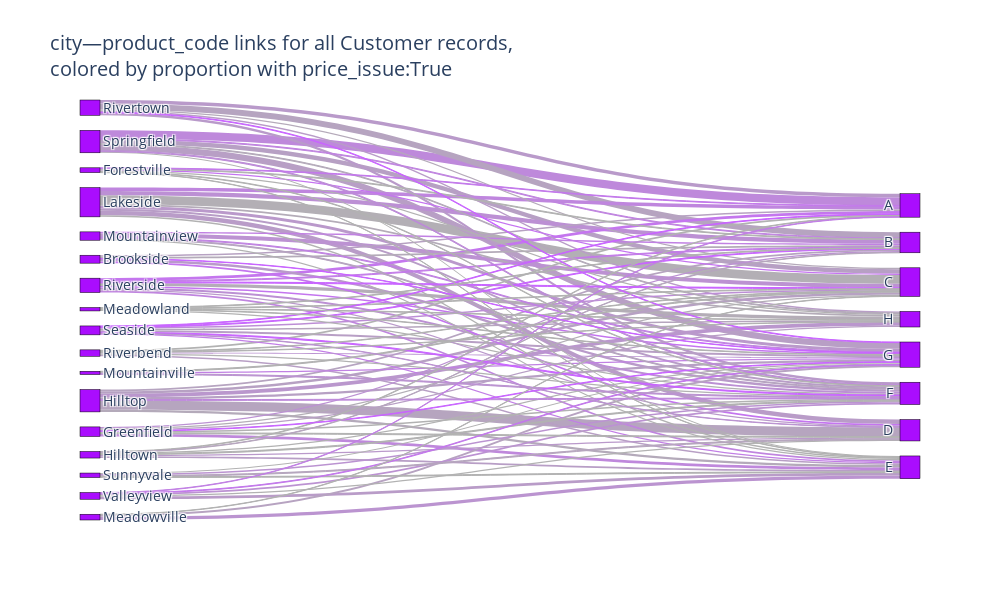

The notebook cell this image was saved under:
### Code cell
# Create example alluvial/flow chart of city-product relationships
flow_chart, flow_chart_df = acd.get_flow_chart_fig(
    selection=[], # Prefilter the dataset by adding attribute values here
    source_attribute="city",
    target_attribute="product_code",
    highlight_attribute="price_issue:True",
    unit="Customer",
    width=1000,
    height=600,
    scheme=color_schemes["Alphabet"]
)
flow_chart.show()

### Figure 1 — Plotly figure (JSON) as saved in the notebook; plotly's stock layout.template omitted (floating-point values rounded to 4 significant figures; data arrays with more than 128 entries replaced by an {"elided": "..."} marker saying what was removed)
{"data": [{"link": {"color": ["#b6a5bf", "#b3afb5", "#be89db", "#b89fc5", "#b6a4c0", "#b99cc8", "#b7a0c4", "#bc90d4", "#bc92d2", "#ba97cd", "#b99aca", "#bf86de", "#bb94d0", "#b4adb7", "#ba99cb", "#bf88dc", "#c476ee", "#b99cc8", "#b99aca", "#b7a1c3", "#b99aca", "#b4aaba", "#b7a0c4", "#bc90d4", "#b89dc7", "#b7a3c1", "#b89fc5", "#b4acb8", "#b89ec6", "#c085df", "#b6a4c0", "#b4abb9", "#c475ef", "#bc92d2", "#b2b2b2", "#b89fc5", "#b2b2b2", "#c475ef", "#bb93d1", "#b7a2c2", "#b6a6be", "#ba99cb", "#b99cc8", "#b2b2b2", "#bd8ed6", "#c181e3", "#c573f1", "#b5aaba", "#c181e3", "#b3aeb6", "#c27ee6", "#bc91d3", "#b89fc5", "#b2b2b2", "#bb93d1", "#b2b2b2", "#ba99cb", "#b2b2b2", "#b2b2b2", "#b2b2b2", "#b2b2b2", "#b2b2b2", "#b2b2b2", "#c965ff", "#b2b2b2", "#b6a6be", "#c965ff", "#bd8cd8", "#bb93d1", "#c37be9", "#b6a4c0", "#c082e2", "#b2b2b2", "#b2b2b2", "#be89db", "#b2b2b2", "#c965ff", "#b4aaba", "#c084e0", "#b2b2b2", "#b2b2b2", "#c379eb", "#c965ff", "#c379eb", "#c965ff", "#b2b2b2", "#b2b2b2", "#c965ff", "#b2b2b2", "#b2b2b2", "#c180e4", "#b2b2b2", "#b6a6be", "#b2b2b2", "#b2b2b2", "#c965ff", "#bb93d1", "#b2b2b2", "#b2b2b2"], "customdata": {"elided": "99x2 float values"}, "hovertemplate": "city: %{source.label} + product_code: %{target.label} = %{value:.0f}<br>+ price_issue:True  = %{customdata[0]}<br>Proportion = %{customdata[1]:.1%}<extra></extra>", "source": [11, 13, 22, 22, 20, 13, 22, 13, 16, 11, 20, 13, 15, 19, 13, 9, 19, 24, 20, 11, 2, 11, 11, 19, 13, 15, 21, 13, 12, 19, 11, 2, 2, 24, 18, 18, 13, 19, 23, 2, 21, 12, 20, 9, 21, 17, 7, 20, 16, 9, 21, 9, 9, 12, 18, 14, 19, 16, 7, 22, 24, 23, 18, 19, 12, 23, 21, 22, 17, 19, 16, 16, 9, 17, 11, 23, 21, 22, 22, 7, 14, 7, 20, 24, 21, 12, 14, 9, 7, 14, 24, 18, 12, 14, 15, 2, 21, 18, 7], "target": [4, 3, 0, 8, 1, 4, 3, 1, 3, 10, 0, 0, 5, 10, 8, 5, 0, 5, 6, 3, 6, 5, 8, 6, 6, 8, 8, 10, 5, 5, 1, 1, 4, 6, 0, 5, 5, 8, 6, 0, 10, 4, 10, 6, 3, 8, 3, 3, 1, 3, 5, 1, 10, 8, 8, 6, 4, 5, 10, 5, 4, 8, 6, 3, 6, 4, 6, 6, 6, 1, 6, 8, 4, 3, 6, 5, 1, 10, 1, 1, 3, 0, 8, 8, 0, 0, 1, 8, 6, 10, 0, 3, 1, 8, 3, 8, 4, 10, 5], "value": [113, 108, 101, 75, 72, 55, 55, 52, 49, 45, 44, 42, 41, 38, 36, 34, 34, 34, 31, 31, 31, 28, 26, 25, 25, 25, 24, 23, 23, 22, 22, 22, 21, 21, 20, 20, 20, 20, 20, 19, 18, 18, 17, 17, 17, 17, 17, 17, 17, 17, 16, 16, 16, 15, 15, 15, 15, 15, 14, 14, 14, 13, 13, 12, 12, 12, 12, 12, 12, 11, 11, 11, 11, 11, 11, 10, 10, 10, 10, 9, 8, 8, 8, 8, 8, 7, 7, 7, 7, 6, 6, 6, 6, 6, 5, 5, 5, 5, 4]}, "node": {"color": "#AA0DFE", "label": ["A ", "B ", "Brookside", "C ", "D ", "E ", "F ", "Forestville", "G ", "Greenfield", "H ", "Hilltop", "Hilltown", "Lakeside", "Meadowland", "Meadowville", "Mountainview", "Mountainville", "Riverbend", "Riverside", "Rivertown", "Seaside", "Springfield", "Sunnyvale", "Valleyview"], "line": {"color": "black", "width": 0.5}, "pad": 15, "thickness": 20}, "type": "sankey"}], "layout": {"font": {"size": 14}, "height": 600, "title": {"text": "city—product_code links for all Customer records,<br>colored by proportion with price_issue:True"}, "width": 1000}}
